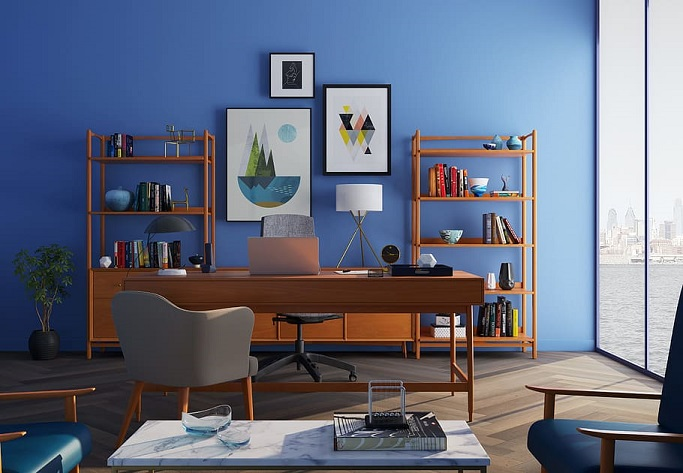
#> input picture workshop3/bookcase-chairs-clean-decor.jpeg, 683 x 473 px
$ python -i HOG.py   (imports and definitions only)   (older library calls are emulated)
#> lines starting #> are read from the running program, lines starting #| are printed output that depends on the picture
#> further down, picture is the input picture: shape (473, 683, 3); mean B, G, R 127.3, 109.2, 102.7
import numpy as np
import cv2
import matplotlib.pyplot as plt
from skimage.feature import hog
from skimage import data, color, exposure


def hog_visualization(img):
    # Convert the image to grayscale
    gray = cv2.cvtColor(img, cv2.COLOR_BGR2GRAY)
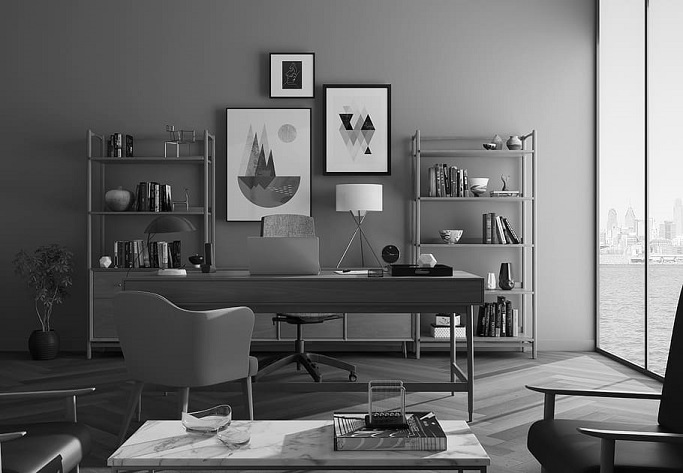
#> gray: shape (473, 683); min 0, max 255, mean 109.3

    # Define the cell size for computing the histogram of gradients
    cell_size = (8, 8)

    # Define the block size for normalizing the histograms
    block_size = (2, 2)

    # Define the number of orientation bins for the histogram
    n_bins = 9

    # Compute the gradients of the image in the x and y directions using the Sobel filter
    gx = cv2.Sobel(gray, cv2.CV_32F, 1, 0, ksize=1)
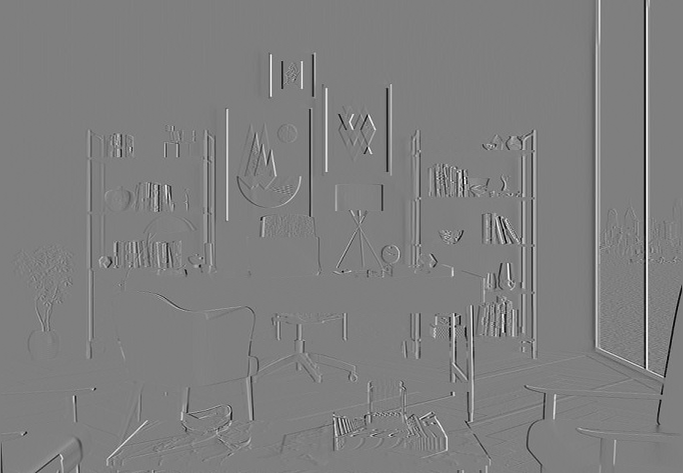
#> gx: shape (473, 683) float32; min -252, max 253, mean 0.3; drawn with min black and max white
    gy = cv2.Sobel(gray, cv2.CV_32F, 0, 1, ksize=1)
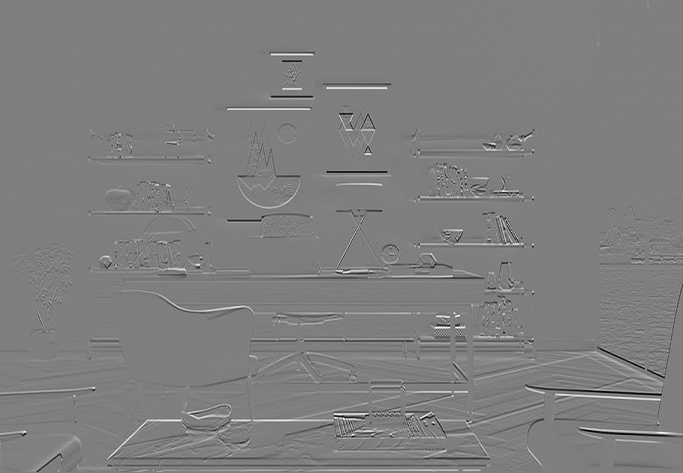
#> gy: shape (473, 683) float32; min -252, max 253, mean -0.2; drawn with min black and max white

    # Compute the magnitude and direction of the gradients
    magnitude, angle = cv2.cartToPolar(gx, gy, angleInDegrees=True)
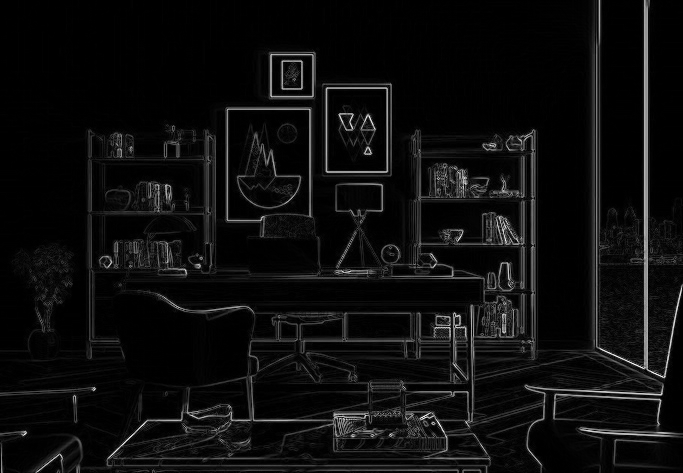
#> magnitude: shape (473, 683) float32; min 0, max 307.6, mean 16.4; drawn with min black and max white
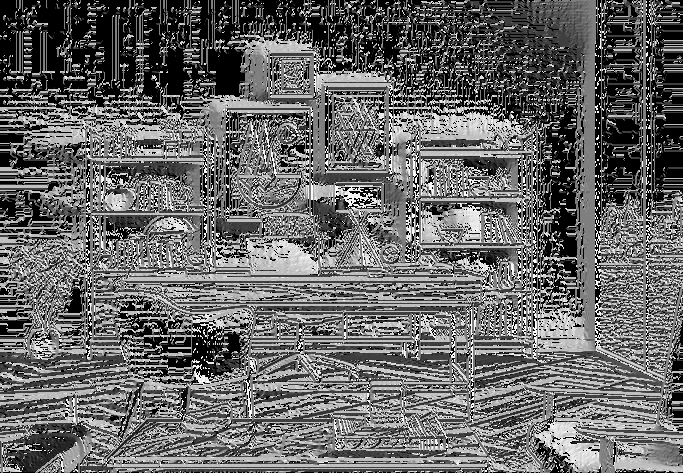
#> angle: shape (473, 683) float32; min 0, max 359.7, mean 146.5; drawn with min black and max white

    # Create a histogram for each cell
    height, width = gray.shape
#> height = 473; width = 683
    cell_height, cell_width = cell_size
    n_cells_y = int(height / cell_height)
#> n_cells_y = 59
    n_cells_x = int(width / cell_width)
#> n_cells_x = 85
    histograms = np.zeros((n_cells_y, n_cells_x, n_bins))

    for y in range(n_cells_y):
        for x in range(n_cells_x):
            cell_magnitude = magnitude[y * cell_height:(y + 1) * cell_height,
                                    x * cell_width:(x + 1) * cell_width]
            cell_angle = angle[y * cell_height:(y + 1) * cell_height,
                            x * cell_width:(x + 1) * cell_width]
            histograms[y, x, :] = np.histogram(cell_angle,
                                                bins=n_bins,
                                                range=(0, 180),
                                                weights=cell_magnitude)[0]

    # Normalize the histograms for each block
    block_height, block_width = block_size
    n_blocks_y = n_cells_y - block_height + 1
#> n_blocks_y = 58
    n_blocks_x = n_cells_x - block_width + 1
#> n_blocks_x = 84
    block_vector_length = block_height * block_width * n_bins
    features = np.zeros((n_blocks_y, n_blocks_x, block_vector_length))

    for y in range(n_blocks_y):
        for x in range(n_blocks_x):
            block_histograms = histograms[y:y + block_height, x:x + block_width, :]
            block_vector = block_histograms.flatten()
            block_vector /= np.linalg.norm(block_vector) + 1e-7
            features[y, x, :] = block_vector

    # Concatenate the block feature vectors to form the final feature vector
    feature_vector = features.flatten()
    print(features.shape)
#| (58, 84, 36)

    # Show the original image
    cv2.imshow('Original Image', img)
    cv2.waitKey(5000)
    cv2.destroyAllWindows()

    # Show the HOG visualization
    plt.pcolor(features[:, :, 0])
    plt.gca().invert_yaxis()
    plt.gca().set_aspect('equal', adjustable='box')
    plt.title('HOG Visualization')
    plt.colorbar()
    plt.xticks([])
    plt.yticks([])
    plt.show()
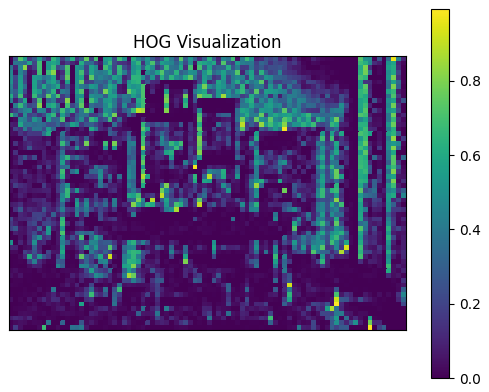
#> figure drawn by matplotlib, 2 panels

# image_path = '/home/pphuc/Coding/Project/FPTU/CPV/CPV/images/sofas.jpg'
# image = cv2.imread(image_path)
# HOG()

>>> import cv2
>>> picture = cv2.imread('bookcase-chairs-clean-decor.jpeg')
>>> result = hog_visualization(picture)

$ run again, on workshop3/chess.png
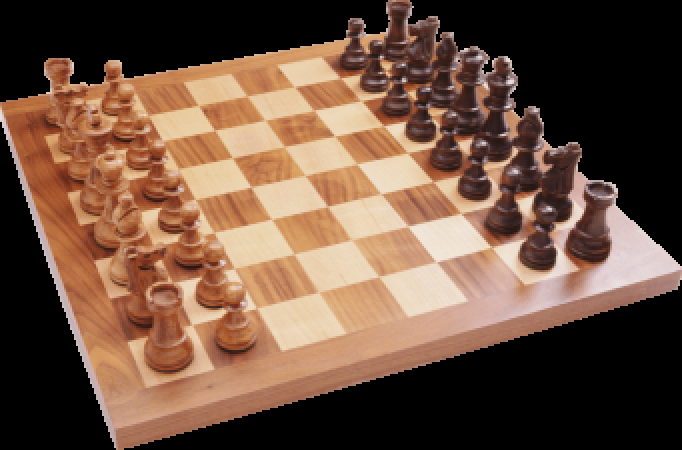
#> input picture workshop3/chess.png, 682 x 450 px
#> picture is the input picture: shape (450, 682, 3); mean B, G, R 64.2, 81.6, 109.7
#> in hog_visualization, `magnitude, angle = cv2.cartToPolar(gx, gy, angleInDegrees=True)`:
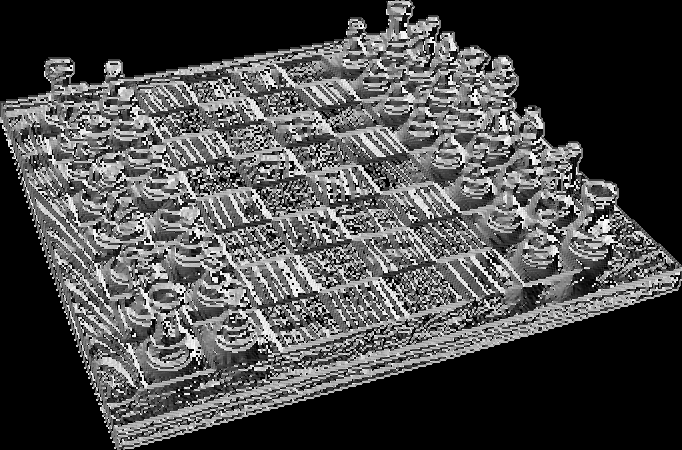
#> angle: shape (450, 682) float32; min 0, max 359.7, mean 104.8; drawn with min black and max white
#| (55, 84, 36)
#> in hog_visualization, `plt.show()`:
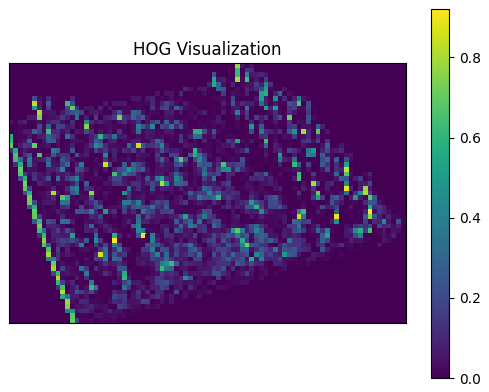
#> figure drawn by matplotlib, 2 panels
